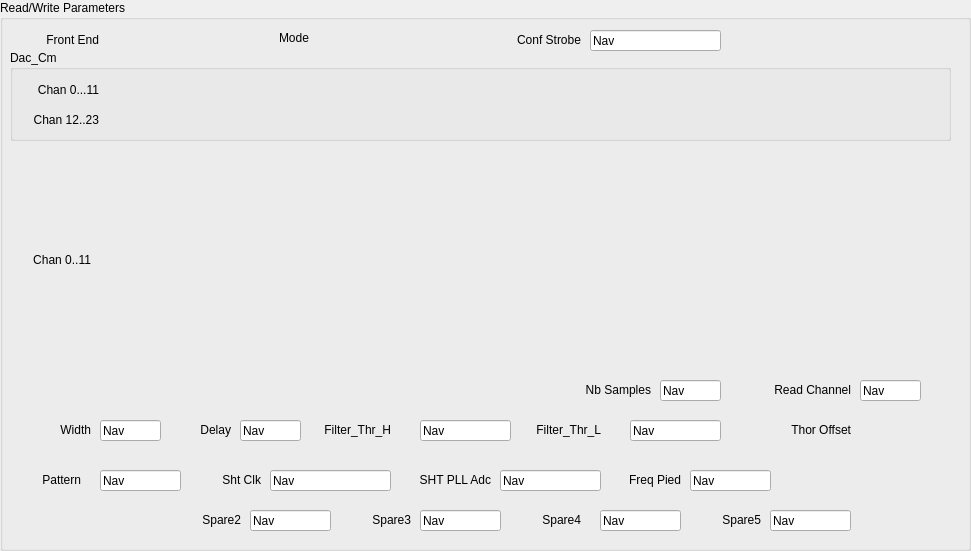
     <widget class="QGroupBox" name="groupBox_14">
      <property name="geometry">
       <rect>
        <x>10</x>
        <y>170</y>
        <width>971</width>
        <height>551</height>
       </rect>
      </property>
      <property name="title">
       <string>Read/Write Parameters</string>
      </property>
      <widget class="QLabel" name="label_65">
       <property name="geometry">
        <rect>
         <x>18</x>
         <y>30</y>
         <width>81</width>
         <height>20</height>
        </rect>
       </property>
       <property name="text">
        <string>Front End</string>
       </property>
       <property name="alignment">
        <set>Qt::AlignRight|Qt::AlignTrailing|Qt::AlignVCenter</set>
       </property>
      </widget>
      <widget class="QLabel" name="label_66">
       <property name="geometry">
        <rect>
         <x>250</x>
         <y>30</y>
         <width>59</width>
         <height>16</height>
        </rect>
       </property>
       <property name="text">
        <string>Mode</string>
       </property>
       <property name="alignment">
        <set>Qt::AlignRight|Qt::AlignTrailing|Qt::AlignVCenter</set>
       </property>
      </widget>
      <widget class="QLabel" name="label_67">
       <property name="geometry">
        <rect>
         <x>500</x>
         <y>30</y>
         <width>81</width>
         <height>20</height>
        </rect>
       </property>
       <property name="text">
        <string>Conf Strobe</string>
       </property>
       <property name="alignment">
        <set>Qt::AlignRight|Qt::AlignTrailing|Qt::AlignVCenter</set>
       </property>
      </widget>
      <widget class="QGroupBox" name="groupBox_9">
       <property name="geometry">
        <rect>
         <x>10</x>
         <y>50</y>
         <width>941</width>
         <height>91</height>
        </rect>
       </property>
       <property name="title">
        <string>Dac_Cm</string>
       </property>
       <widget class="QLabel" name="label_68">
        <property name="geometry">
         <rect>
          <x>8</x>
          <y>30</y>
          <width>81</width>
          <height>20</height>
         </rect>
        </property>
        <property name="text">
         <string>Chan 0...11</string>
        </property>
        <property name="alignment">
         <set>Qt::AlignRight|Qt::AlignTrailing|Qt::AlignVCenter</set>
        </property>
       </widget>
       <widget class="QLabel" name="label_69">
        <property name="geometry">
         <rect>
          <x>18</x>
          <y>60</y>
          <width>71</width>
          <height>20</height>
         </rect>
        </property>
        <property name="text">
         <string>Chan 12..23</string>
        </property>
        <property name="alignment">
         <set>Qt::AlignRight|Qt::AlignTrailing|Qt::AlignVCenter</set>
        </property>
       </widget>
      </widget>
      <widget class="QLabel" name="label_76">
       <property name="geometry">
        <rect>
         <x>570</x>
         <y>380</y>
         <width>81</width>
         <height>20</height>
        </rect>
       </property>
       <property name="text">
        <string>Nb Samples</string>
       </property>
       <property name="alignment">
        <set>Qt::AlignRight|Qt::AlignTrailing|Qt::AlignVCenter</set>
       </property>
      </widget>
      <widget class="QLabel" name="label_77">
       <property name="geometry">
        <rect>
         <x>760</x>
         <y>380</y>
         <width>91</width>
         <height>20</height>
        </rect>
       </property>
       <property name="text">
        <string>Read Channel</string>
       </property>
       <property name="alignment">
        <set>Qt::AlignRight|Qt::AlignTrailing|Qt::AlignVCenter</set>
       </property>
      </widget>
      <widget class="QLabel" name="label_78">
       <property name="geometry">
        <rect>
         <x>150</x>
         <y>420</y>
         <width>81</width>
         <height>20</height>
        </rect>
       </property>
       <property name="text">
        <string>Delay</string>
       </property>
       <property name="alignment">
        <set>Qt::AlignRight|Qt::AlignTrailing|Qt::AlignVCenter</set>
       </property>
      </widget>
      <widget class="QLabel" name="label_79">
       <property name="geometry">
        <rect>
         <x>320</x>
         <y>420</y>
         <width>71</width>
         <height>20</height>
        </rect>
       </property>
       <property name="text">
        <string>Filter_Thr_H</string>
       </property>
       <property name="alignment">
        <set>Qt::AlignRight|Qt::AlignTrailing|Qt::AlignVCenter</set>
       </property>
      </widget>
      <widget class="QLabel" name="label_80">
       <property name="geometry">
        <rect>
         <x>530</x>
         <y>420</y>
         <width>71</width>
         <height>20</height>
        </rect>
       </property>
       <property name="text">
        <string>Filter_Thr_L</string>
       </property>
       <property name="alignment">
        <set>Qt::AlignRight|Qt::AlignTrailing|Qt::AlignVCenter</set>
       </property>
      </widget>
      <widget class="QLabel" name="label_81">
       <property name="geometry">
        <rect>
         <x>760</x>
         <y>420</y>
         <width>91</width>
         <height>20</height>
        </rect>
       </property>
       <property name="text">
        <string>Thor Offset</string>
       </property>
       <property name="alignment">
        <set>Qt::AlignRight|Qt::AlignTrailing|Qt::AlignVCenter</set>
       </property>
      </widget>
      <widget class="QLabel" name="label_72">
       <property name="geometry">
        <rect>
         <x>10</x>
         <y>250</y>
         <width>81</width>
         <height>20</height>
        </rect>
       </property>
       <property name="text">
        <string>Chan 0..11</string>
       </property>
       <property name="alignment">
        <set>Qt::AlignRight|Qt::AlignTrailing|Qt::AlignVCenter</set>
       </property>
      </widget>
      <widget class="QLineEdit" name="lineEdit_AsmTab_Filter_Thr_L">
       <property name="geometry">
        <rect>
         <x>630</x>
         <y>420</y>
         <width>91</width>
         <height>21</height>
        </rect>
       </property>
       <property name="text">
        <string>Nav</string>
       </property>
       <property name="readOnly">
        <bool>true</bool>
       </property>
      </widget>
      <widget class="QLineEdit" name="lineEdit_AsmTab_Filter_Thr_H">
       <property name="geometry">
        <rect>
         <x>420</x>
         <y>420</y>
         <width>91</width>
         <height>21</height>
        </rect>
       </property>
       <property name="text">
        <string>Nav</string>
       </property>
       <property name="readOnly">
        <bool>true</bool>
       </property>
      </widget>
      <widget class="QLineEdit" name="lineEdit_AsmTab_Samples">
       <property name="geometry">
        <rect>
         <x>660</x>
         <y>380</y>
         <width>61</width>
         <height>21</height>
        </rect>
       </property>
       <property name="text">
        <string>Nav</string>
       </property>
       <property name="readOnly">
        <bool>true</bool>
       </property>
      </widget>
      <widget class="QLineEdit" name="lineEdit_AsmTab_ChanRead">
       <property name="geometry">
        <rect>
         <x>860</x>
         <y>380</y>
         <width>61</width>
         <height>21</height>
        </rect>
       </property>
       <property name="text">
        <string>Nav</string>
       </property>
       <property name="readOnly">
        <bool>true</bool>
       </property>
      </widget>
      <widget class="QLineEdit" name="lineEdit_AsmTab_Width">
       <property name="geometry">
        <rect>
         <x>100</x>
         <y>420</y>
         <width>61</width>
         <height>21</height>
        </rect>
       </property>
       <property name="text">
        <string>Nav</string>
       </property>
       <property name="readOnly">
        <bool>true</bool>
       </property>
      </widget>
      <widget class="QLabel" name="label_83">
       <property name="geometry">
        <rect>
         <x>10</x>
         <y>420</y>
         <width>81</width>
         <height>20</height>
        </rect>
       </property>
       <property name="text">
        <string>Width</string>
       </property>
       <property name="alignment">
        <set>Qt::AlignRight|Qt::AlignTrailing|Qt::AlignVCenter</set>
       </property>
      </widget>
      <widget class="QLineEdit" name="lineEdit_AsmTab_Delay">
       <property name="geometry">
        <rect>
         <x>240</x>
         <y>420</y>
         <width>61</width>
         <height>21</height>
        </rect>
       </property>
       <property name="text">
        <string>Nav</string>
       </property>
       <property name="readOnly">
        <bool>true</bool>
       </property>
      </widget>
      <widget class="QLineEdit" name="lineEdit_AsmTab_ConfStrobe">
       <property name="geometry">
        <rect>
         <x>590</x>
         <y>30</y>
         <width>131</width>
         <height>21</height>
        </rect>
       </property>
       <property name="text">
        <string>Nav</string>
       </property>
       <property name="readOnly">
        <bool>true</bool>
       </property>
      </widget>
      <widget class="QLineEdit" name="lineEdit_AsmTab_Pattern">
       <property name="geometry">
        <rect>
         <x>100</x>
         <y>470</y>
         <width>81</width>
         <height>21</height>
        </rect>
       </property>
       <property name="text">
        <string>Nav</string>
       </property>
       <property name="readOnly">
        <bool>true</bool>
       </property>
      </widget>
      <widget class="QLabel" name="label_118">
       <property name="geometry">
        <rect>
         <x>20</x>
         <y>470</y>
         <width>61</width>
         <height>20</height>
        </rect>
       </property>
       <property name="text">
        <string>Pattern</string>
       </property>
       <property name="alignment">
        <set>Qt::AlignRight|Qt::AlignTrailing|Qt::AlignVCenter</set>
       </property>
      </widget>
      <widget class="QLineEdit" name="lineEdit_AsmTab_ShtClkSelect">
       <property name="geometry">
        <rect>
         <x>270</x>
         <y>470</y>
         <width>121</width>
         <height>21</height>
        </rect>
       </property>
       <property name="text">
        <string>Nav</string>
       </property>
       <property name="readOnly">
        <bool>true</bool>
       </property>
      </widget>
      <widget class="QLabel" name="label_119">
       <property name="geometry">
        <rect>
         <x>200</x>
         <y>470</y>
         <width>61</width>
         <height>20</height>
        </rect>
       </property>
       <property name="text">
        <string>Sht Clk</string>
       </property>
       <property name="alignment">
        <set>Qt::AlignRight|Qt::AlignTrailing|Qt::AlignVCenter</set>
       </property>
      </widget>
      <widget class="QLineEdit" name="lineEdit_AsmTab_PllAdc">
       <property name="geometry">
        <rect>
         <x>500</x>
         <y>470</y>
         <width>101</width>
         <height>21</height>
        </rect>
       </property>
       <property name="text">
        <string>Nav</string>
       </property>
       <property name="readOnly">
        <bool>true</bool>
       </property>
      </widget>
      <widget class="QLabel" name="label_120">
       <property name="geometry">
        <rect>
         <x>400</x>
         <y>470</y>
         <width>91</width>
         <height>20</height>
        </rect>
       </property>
       <property name="text">
        <string>SHT PLL Adc</string>
       </property>
       <property name="alignment">
        <set>Qt::AlignRight|Qt::AlignTrailing|Qt::AlignVCenter</set>
       </property>
      </widget>
      <widget class="QLineEdit" name="lineEdit_AsmTab_FreqPied">
       <property name="geometry">
        <rect>
         <x>690</x>
         <y>470</y>
         <width>81</width>
         <height>21</height>
        </rect>
       </property>
       <property name="text">
        <string>Nav</string>
       </property>
       <property name="readOnly">
        <bool>true</bool>
       </property>
      </widget>
      <widget class="QLabel" name="label_121">
       <property name="geometry">
        <rect>
         <x>610</x>
         <y>470</y>
         <width>71</width>
         <height>20</height>
        </rect>
       </property>
       <property name="text">
        <string>Freq Pied</string>
       </property>
       <property name="alignment">
        <set>Qt::AlignRight|Qt::AlignTrailing|Qt::AlignVCenter</set>
       </property>
      </widget>
      <widget class="QLineEdit" name="lineEdit_AsmTab_Spare2">
       <property name="geometry">
        <rect>
         <x>250</x>
         <y>510</y>
         <width>81</width>
         <height>21</height>
        </rect>
       </property>
       <property name="text">
        <string>Nav</string>
       </property>
       <property name="readOnly">
        <bool>true</bool>
       </property>
      </widget>
      <widget class="QLabel" name="label_122">
       <property name="geometry">
        <rect>
         <x>180</x>
         <y>510</y>
         <width>61</width>
         <height>20</height>
        </rect>
       </property>
       <property name="text">
        <string>Spare2</string>
       </property>
       <property name="alignment">
        <set>Qt::AlignRight|Qt::AlignTrailing|Qt::AlignVCenter</set>
       </property>
      </widget>
      <widget class="QLineEdit" name="lineEdit_AsmTab_Spare3">
       <property name="geometry">
        <rect>
         <x>420</x>
         <y>510</y>
         <width>81</width>
         <height>21</height>
        </rect>
       </property>
       <property name="text">
        <string>Nav</string>
       </property>
       <property name="readOnly">
        <bool>true</bool>
       </property>
      </widget>
      <widget class="QLabel" name="label_129">
       <property name="geometry">
        <rect>
         <x>350</x>
         <y>510</y>
         <width>61</width>
         <height>20</height>
        </rect>
       </property>
       <property name="text">
        <string>Spare3</string>
       </property>
       <property name="alignment">
        <set>Qt::AlignRight|Qt::AlignTrailing|Qt::AlignVCenter</set>
       </property>
      </widget>
      <widget class="QLineEdit" name="lineEdit_AsmTab_Spare4">
       <property name="geometry">
        <rect>
         <x>600</x>
         <y>510</y>
         <width>81</width>
         <height>21</height>
        </rect>
       </property>
       <property name="text">
        <string>Nav</string>
       </property>
       <property name="readOnly">
        <bool>true</bool>
       </property>
      </widget>
      <widget class="QLabel" name="label_130">
       <property name="geometry">
        <rect>
         <x>520</x>
         <y>510</y>
         <width>61</width>
         <height>20</height>
        </rect>
       </property>
       <property name="text">
        <string>Spare4</string>
       </property>
       <property name="alignment">
        <set>Qt::AlignRight|Qt::AlignTrailing|Qt::AlignVCenter</set>
       </property>
      </widget>
      <widget class="QLineEdit" name="lineEdit_AsmTab_Spare5">
       <property name="geometry">
        <rect>
         <x>770</x>
         <y>510</y>
         <width>81</width>
         <height>21</height>
        </rect>
       </property>
       <property name="text">
        <string>Nav</string>
       </property>
       <property name="readOnly">
        <bool>true</bool>
       </property>
      </widget>
      <widget class="QLabel" name="label_131">
       <property name="geometry">
        <rect>
         <x>700</x>
         <y>510</y>
         <width>61</width>
         <height>20</height>
        </rect>
       </property>
       <property name="text">
        <string>Spare5</string>
       </property>
       <property name="alignment">
        <set>Qt::AlignRight|Qt::AlignTrailing|Qt::AlignVCenter</set>
       </property>
      </widget>
     </widget>
